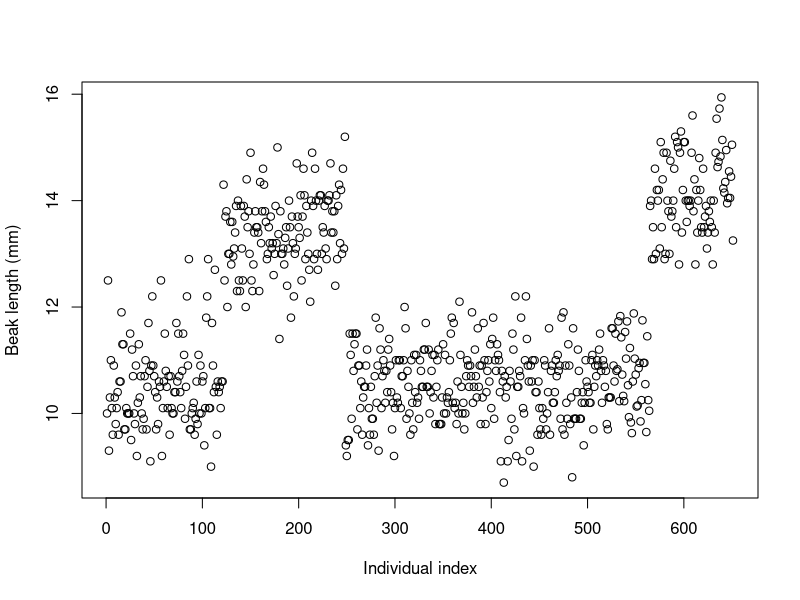
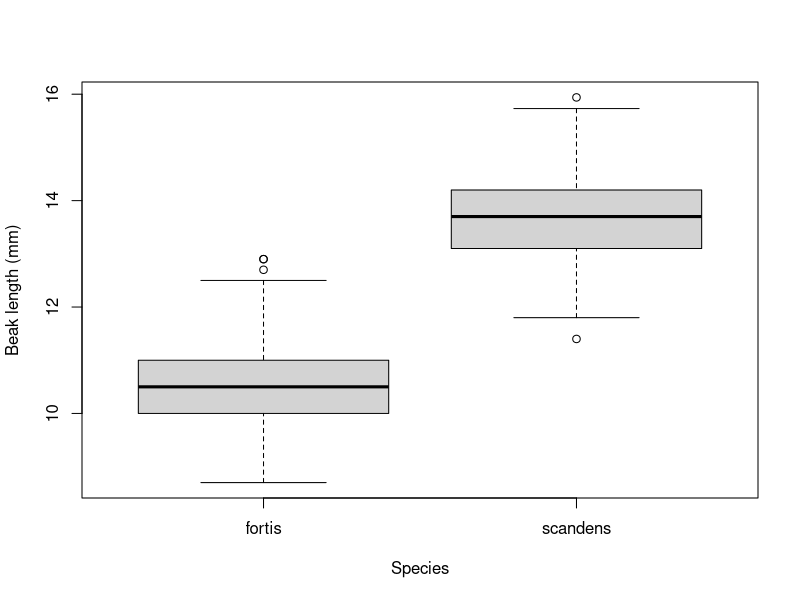
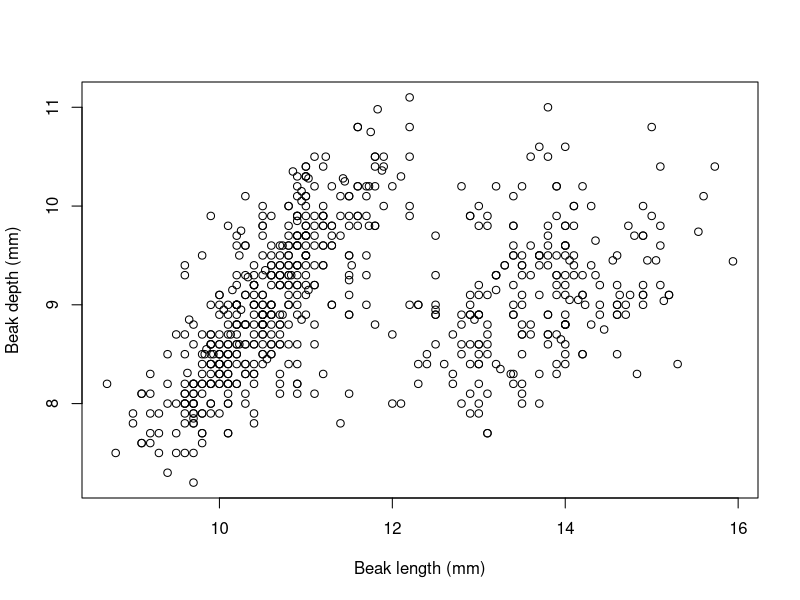
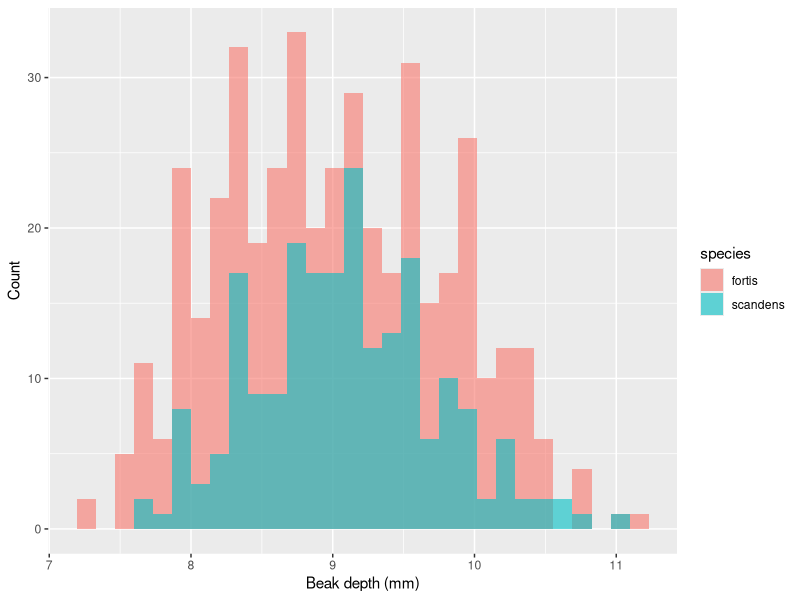
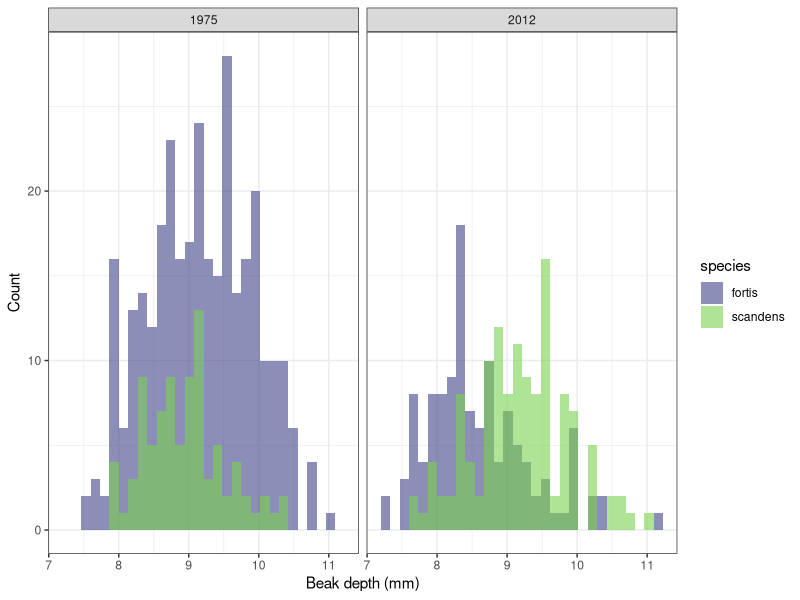
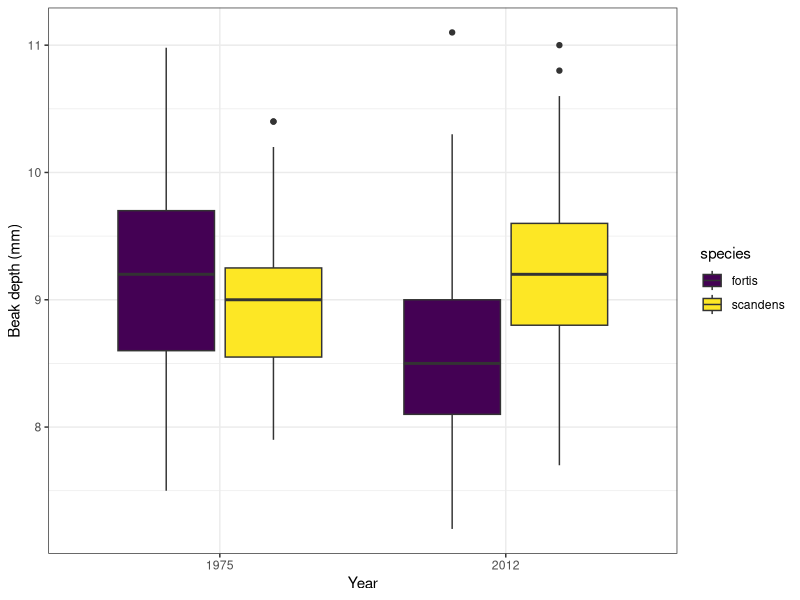
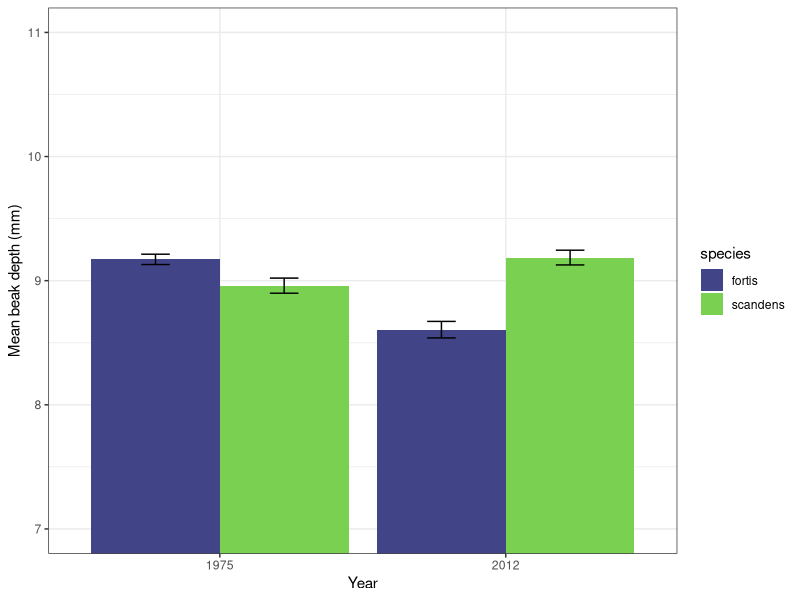
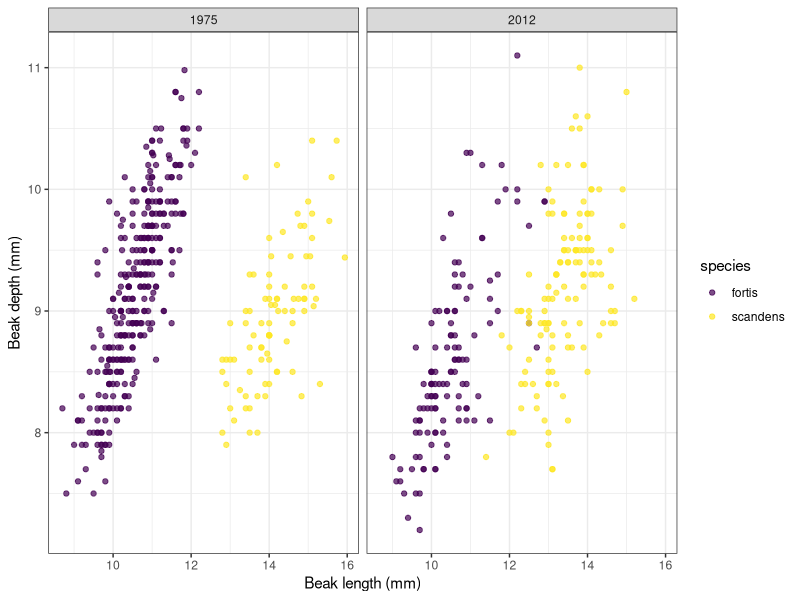

Reproduce these figures in R, in order.
# Lukas Axelson ENVS 475 HW 2
# Galapagos Finches Analysis


library(tidyverse)


finch <- read.csv("data/galapago-finches.csv",
                  stringsAsFactors = TRUE)


# 3.1


# 1.1 Print out the names of all columns
names(finch)

# 1.2 The first two columns are:
# Column 1: year
# Column 2: species

# 1.3 Print the structure of the data
str(finch)

# 1.4 The factor column is "species"
# It has multiple levels corresponding to finch species
levels(finch$species)
nlevels(finch$species)

# 1.5 The mode of the year column is the most frequent year
# 1975 appears more frequently than 2012
table(finch$year)

# 1.6 Display the finch data as a tibble
as_tibble(finch)

# 1.7 Display all values that occur in the year column
unique(finch$year)

# 1.8 Display all combinations of year and species
unique(finch[, c("year", "species")])

# 3.2 Problem 2 – Basic plots

# 2.1 Plot all values in the blength column
plot(finch$blength,
     ylab = "Beak length (mm)",
     xlab = "Individual index")

# 2.2
# Most values cluster between ~8–15 mm, with a few larger values.
# No extreme outliers appear obviously erroneous.

# 2.3 Boxplot of blength by species
plot(blength ~ species,
     data = finch,
     ylab = "Beak length (mm)",
     xlab = "Species")

# 2.4 
# Species differ clearly in median beak length, with scandens
# generally showing longer beaks than fortis.

# 2.5 Plot relationship between blength and bdepth
plot(finch$blength,
     finch$bdepth,
     xlab = "Beak length (mm)",
     ylab = "Beak depth (mm)")

# 2.6 
# There is a positive relationship between beak length and depth,
# suggesting larger beaks tend to be deeper as well.

# 3.3 Problem 3 – Modifying the data


# 3.1 Filter individuals with blength > 15 mm
finch_long <- finch |>
  filter(blength > 15)

finch_long

# 3.2- 13 individuals with blength > 15mm
# This filter returns nrow(finch_long) individuals.
# These individuals occur in the following species and years:
unique(finch_long[, c("species", "year")])

# 3.3 Filter fortis individuals with bdepth > 8 mm
finch_fortis_deep <- finch |>
  filter(species == "fortis",
         bdepth > 8)

nrow(finch_fortis_deep)

# 3.4 Filter individuals with blength exactly 10 or 12 mm
finch_10_12 <- finch |>
  filter(blength == 10 | blength == 12)

nrow(finch_10_12)
finch_10_12

# 3.5 Convert year to a factor with ordered levels
finch_year <- finch |>
  mutate(year = factor(year,
                       levels = c(1975, 2012)))

# Print as tibble
as_tibble(finch_year)

# 3.6 Group by species and year and calculate summary stats
finch_year_means <- finch_year |>
  group_by(species, year) |>
  summarize(
    mean_blength = mean(blength),
    sd_blength   = sd(blength),
    n            = n(),
    se_blength   = sd_blength / sqrt(n)
  ) |>
  ungroup()

finch_year_means
# 3.4 Problem 4 – ggplot

# 4.1 Histogram of bdepth colored by species
ggplot(finch, aes(x = bdepth, fill = species)) +
  geom_histogram(position = "identity",
                 alpha = 0.6,
                 bins = 30) +
  labs(x = "Beak depth (mm)",
       y = "Count")

# 4.2 Faceted histogram by year with viridis colors
ggplot(finch, aes(x = bdepth, fill = species)) +
  geom_histogram(position = "identity",
                 alpha = 0.6,
                 bins = 30) +
  facet_wrap(~year) +
  scale_fill_viridis_d(begin = 0.2, end = 0.8) +
  labs(x = "Beak depth (mm)",
       y = "Count") +
  theme_bw()

# 4.3 Boxplot of bdepth by year, filled by species
ggplot(finch_year, aes(x = year, y = bdepth, fill = species)) +
  geom_boxplot() +
  labs(x = "Year",
       y = "Beak depth (mm)") +
  scale_fill_viridis_d() +
  theme_bw()

# 4.4 Bar plot of mean beak depth with SE
finch_depth_means <- finch_year |>
  group_by(species, year) |>
  summarize(
    mean_bdepth = mean(bdepth),
    se_bdepth   = sd(bdepth) / sqrt(n())
  ) |>
  ungroup()

ggplot(finch_depth_means,
       aes(x = year,
           y = mean_bdepth,
           fill = species)) +
  geom_col(position = position_dodge(width = 0.9)) +
  geom_errorbar(
    aes(ymin = mean_bdepth - se_bdepth,
        ymax = mean_bdepth + se_bdepth),
    width = 0.2,
    position = position_dodge(width = 0.9)
  ) +
  scale_fill_viridis_d(begin = 0.2, end = 0.8) +
  labs(y = "Mean beak depth (mm)",
       x = "Year") +
  coord_cartesian(ylim = c(7, 11)) +
  theme_bw()

# 4.5 Scatter plot of beak length vs depth
ggplot(finch_year,
       aes(x = blength,
           y = bdepth,
           color = species)) +
  geom_point(alpha = 0.7) +
  facet_wrap(~year) +
  scale_color_viridis_d() +
  labs(x = "Beak length (mm)",
       y = "Beak depth (mm)") +
  theme_bw()

